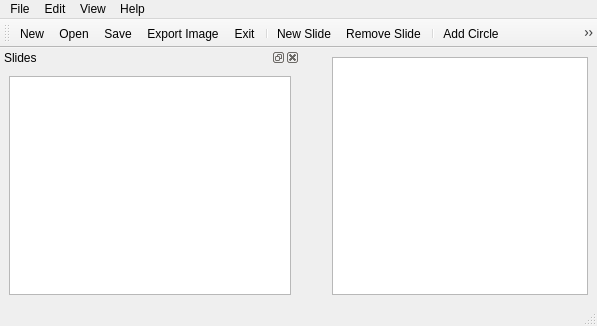
<?xml version="1.0" encoding="UTF-8"?>
<ui version="4.0">
 <class>frmMainWnd</class>
 <widget class="QMainWindow" name="frmMainWnd">
  <property name="geometry">
   <rect>
    <x>0</x>
    <y>0</y>
    <width>597</width>
    <height>326</height>
   </rect>
  </property>
  <property name="windowTitle">
   <string>frmMainWnd</string>
  </property>
  <property name="windowIcon">
   <iconset resource="Resource.qrc">
    <normaloff>:/Resource/icon.png</normaloff>:/Resource/icon.png</iconset>
  </property>
  <widget class="QWidget" name="centralwidget">
   <layout class="QHBoxLayout" name="horizontalLayout">
    <item>
     <widget class="QStackedWidget" name="DocumentArea">
      <widget class="QWidget" name="page"/>
     </widget>
    </item>
    <item>
     <widget class="QUndoView" name="undoView"/>
    </item>
   </layout>
  </widget>
  <widget class="QMenuBar" name="menubar">
   <property name="geometry">
    <rect>
     <x>0</x>
     <y>0</y>
     <width>597</width>
     <height>25</height>
    </rect>
   </property>
   <widget class="QMenu" name="menuFile">
    <property name="title">
     <string>File</string>
    </property>
    <addaction name="actionNew"/>
    <addaction name="actionOpen"/>
    <addaction name="actionSave"/>
    <addaction name="actionExportImage"/>
    <addaction name="separator"/>
    <addaction name="actionClose"/>
    <addaction name="separator"/>
   </widget>
   <widget class="QMenu" name="menuShape">
    <property name="title">
     <string>Edit</string>
    </property>
    <addaction name="separator"/>
    <addaction name="NewSlideAction"/>
    <addaction name="RemoveSlideAction"/>
    <addaction name="separator"/>
    <addaction name="actionAddCircle"/>
    <addaction name="actionAddRectangle"/>
    <addaction name="actionAddTriangle"/>
    <addaction name="actionAddLine"/>
    <addaction name="actionRemoveShape"/>
   </widget>
   <widget class="QMenu" name="menuHelp">
    <property name="title">
     <string>Help</string>
    </property>
    <addaction name="HelpAction"/>
   </widget>
   <widget class="QMenu" name="menuView">
    <property name="title">
     <string>View</string>
    </property>
    <addaction name="SlideViewAction"/>
   </widget>
   <addaction name="menuFile"/>
   <addaction name="menuShape"/>
   <addaction name="menuView"/>
   <addaction name="menuHelp"/>
  </widget>
  <widget class="QStatusBar" name="statusbar"/>
  <widget class="QToolBar" name="toolBar">
   <property name="windowTitle">
    <string>toolBar</string>
   </property>
   <property name="iconSize">
    <size>
     <width>32</width>
     <height>32</height>
    </size>
   </property>
   <attribute name="toolBarArea">
    <enum>TopToolBarArea</enum>
   </attribute>
   <attribute name="toolBarBreak">
    <bool>false</bool>
   </attribute>
   <addaction name="actionNew"/>
   <addaction name="actionOpen"/>
   <addaction name="actionSave"/>
   <addaction name="actionExportImage"/>
   <addaction name="actionClose"/>
   <addaction name="separator"/>
   <addaction name="NewSlideAction"/>
   <addaction name="RemoveSlideAction"/>
   <addaction name="separator"/>
   <addaction name="actionAddCircle"/>
   <addaction name="actionAddRectangle"/>
   <addaction name="actionAddTriangle"/>
   <addaction name="actionAddLine"/>
   <addaction name="actionRemoveShape"/>
   <addaction name="separator"/>
   <addaction name="actionText"/>
   <addaction name="actionColor"/>
  </widget>
  <widget class="QDockWidget" name="SlideDock">
   <property name="minimumSize">
    <size>
     <width>300</width>
     <height>129</height>
    </size>
   </property>
   <property name="maximumSize">
    <size>
     <width>300</width>
     <height>524287</height>
    </size>
   </property>
   <property name="statusTip">
    <string/>
   </property>
   <property name="windowTitle">
    <string>Slides</string>
   </property>
   <attribute name="dockWidgetArea">
    <number>1</number>
   </attribute>
   <widget class="QWidget" name="dockWidgetContents">
    <layout class="QHBoxLayout" name="horizontalLayout_2">
     <item>
      <layout class="QFormLayout" name="formLayout"/>
     </item>
     <item>
      <widget class="QTableWidget" name="tbl_Slide"/>
     </item>
    </layout>
   </widget>
  </widget>
  <action name="actionNew">
   <property name="icon">
    <iconset resource="Resource.qrc">
     <normaloff>:/Resource/filenew.png</normaloff>:/Resource/filenew.png</iconset>
   </property>
   <property name="text">
    <string>&amp;New</string>
   </property>
  </action>
  <action name="actionOpen">
   <property name="icon">
    <iconset resource="Resource.qrc">
     <normaloff>:/Resource/fileopen.png</normaloff>:/Resource/fileopen.png</iconset>
   </property>
   <property name="text">
    <string>&amp;Open</string>
   </property>
  </action>
  <action name="actionSave">
   <property name="icon">
    <iconset resource="Resource.qrc">
     <normaloff>:/Resource/filesave.png</normaloff>:/Resource/filesave.png</iconset>
   </property>
   <property name="text">
    <string>&amp;Save</string>
   </property>
  </action>
  <action name="actionClose">
   <property name="icon">
    <iconset resource="Resource.qrc">
     <normaloff>:/Resource/exit.png</normaloff>:/Resource/exit.png</iconset>
   </property>
   <property name="text">
    <string>E&amp;xit</string>
   </property>
  </action>
  <action name="actionAddCircle">
   <property name="icon">
    <iconset resource="Resource.qrc">
     <normaloff>:/Resource/circle.png</normaloff>:/Resource/circle.png</iconset>
   </property>
   <property name="text">
    <string>Add Circle</string>
   </property>
  </action>
  <action name="actionAddRectangle">
   <property name="icon">
    <iconset resource="Resource.qrc">
     <normaloff>:/Resource/rectangle.png</normaloff>:/Resource/rectangle.png</iconset>
   </property>
   <property name="text">
    <string>Add Rectangle</string>
   </property>
  </action>
  <action name="actionAddTriangle">
   <property name="icon">
    <iconset resource="Resource.qrc">
     <normaloff>:/Resource/triangle.png</normaloff>:/Resource/triangle.png</iconset>
   </property>
   <property name="text">
    <string>Add Triangle</string>
   </property>
  </action>
  <action name="actionAddLine">
   <property name="icon">
    <iconset resource="Resource.qrc">
     <normaloff>:/Resource/line.png</normaloff>:/Resource/line.png</iconset>
   </property>
   <property name="text">
    <string>Add Line</string>
   </property>
  </action>
  <action name="actionRemoveShape">
   <property name="icon">
    <iconset resource="Resource.qrc">
     <normaloff>:/Resource/slideclose.png</normaloff>:/Resource/slideclose.png</iconset>
   </property>
   <property name="text">
    <string>Remove Shape</string>
   </property>
  </action>
  <action name="HelpAction">
   <property name="text">
    <string>About</string>
   </property>
  </action>
  <action name="SlideViewAction">
   <property name="checkable">
    <bool>true</bool>
   </property>
   <property name="text">
    <string>Slide</string>
   </property>
  </action>
  <action name="NewSlideAction">
   <property name="icon">
    <iconset resource="Resource.qrc">
     <normaloff>:/Resource/slidenew.png</normaloff>:/Resource/slidenew.png</iconset>
   </property>
   <property name="text">
    <string>New Slide</string>
   </property>
  </action>
  <action name="RemoveSlideAction">
   <property name="icon">
    <iconset resource="Resource.qrc">
     <normaloff>:/Resource/fileclose.png</normaloff>:/Resource/fileclose.png</iconset>
   </property>
   <property name="text">
    <string>Remove Slide</string>
   </property>
  </action>
  <action name="actionColor">
   <property name="icon">
    <iconset resource="Resource.qrc">
     <normaloff>:/Resource/colorbutton.png</normaloff>:/Resource/colorbutton.png</iconset>
   </property>
   <property name="text">
    <string>Color</string>
   </property>
  </action>
  <action name="actionExportImage">
   <property name="icon">
    <iconset resource="Resource.qrc">
     <normaloff>:/Resource/gallery.png</normaloff>:/Resource/gallery.png</iconset>
   </property>
   <property name="text">
    <string>Export Image</string>
   </property>
  </action>
  <action name="actionText">
   <property name="icon">
    <iconset resource="Resource.qrc">
     <normaloff>:/Resource/text.png</normaloff>:/Resource/text.png</iconset>
   </property>
   <property name="text">
    <string>Text</string>
   </property>
  </action>
 </widget>
 <resources>
  <include location="Resource.qrc"/>
 </resources>
 <connections/>
</ui>
